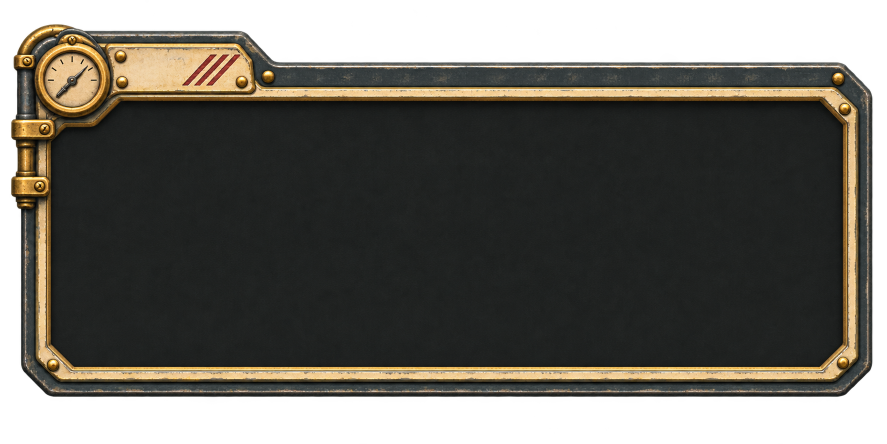
#> input picture art/production_sources/hud_091/ornate_industrial_pressure_hud_frame.png, 1774 x 887 px, found by its file name (shown at 1/2 size)
$ python hud_091_build_source.py
#> lines starting #> are read from the running program, lines starting #| are printed output that depends on the picture; after the words box and inside, x2 and y2 are one past the last pixel; in counts of white or black regions, pixels touching at a corner belong together
#!/usr/bin/env python3
"""THE NINTH EXHALE HUD 09.1 art-builder: new independent Godot drop-in assets.
No gameplay code changes. Preserve byte-identical OpenAI generation downloads.
"""
from PIL import Image, ImageDraw, ImageFont, ImageEnhance
from pathlib import Path
from collections import OrderedDict
from hashlib import sha256
import json, shutil, math, random, zipfile
import numpy as np

ROOT=Path('/mnt/data/THE_NINTH_EXHALE_HUD_091_COMPLETE')
SOURCES=ROOT/'art/production_sources/hud_091'
OUT=ROOT/'assets/ui/hud_091'
DOC=ROOT/'docs/handover'
for p in [SOURCES,OUT,DOC]:p.mkdir(parents=True,exist_ok=True)
INPUT=Path('/mnt/data')
P={
 'black':'#171918','dark':'#2A312E','iron':'#424A48','grey':'#68706C','bone':'#C8C7AE','paper':'#E1D1A6',
 'cream':'#E6DCC5','shadow':'#6F4A36','brass':'#B38A4F','amber':'#C28A43','teal':'#407D7F','warning':'#A94D3B',
 'care':'#718D9A','health':'#B66C5A','breath':'#6E9780','heat':'#C88C4E','dark_bronze':'#8F6F3D',
 'deep':'#0F1514','bright':'#F0DBB6','cool':'#607166','pressed':'#4F4735'
}
BORDER_SLICES={
 'hud_frame_brass':[10,9,10,9],'hud_frame_steel':[10,9,10,9],'hud_frame_route':[8,5,8,5],
 'hud_prompt_tab':[12,6,12,6],'hud_docket_modal':[20,20,20,20],
 'hud_button_normal':[14,7,14,7],'hud_button_hover':[14,7,14,7],'hud_button_pressed':[14,7,14,7],
 'hud_slip':[6,4,6,4],'hud_stamp_frame':[12,8,12,8],'hud_keycap':[3,2,3,4],
 'hud_bar_track':[4,1,4,1],'hud_tab_active':[6,5,6,1],'hud_tab_idle':[6,5,6,1]
}
SIZES={
'hud_frame_brass':(96,48),'hud_frame_steel':(96,48),'hud_frame_route':(96,28),'hud_prompt_tab':(128,26),
'hud_docket_modal':(280,166),'hud_button_normal':(160,32),'hud_button_hover':(160,32),'hud_button_pressed':(160,32),
'hud_slip':(64,22),'hud_stamp_frame':(150,37),'hud_keycap':(17,16),'hud_tab_active':(48,18),'hud_tab_idle':(48,18),
'hud_bar_track':(96,10),'hud_bar_fill_health':(96,10),'hud_bar_fill_breath':(96,10),'hud_bar_fill_heat':(145,10),
'hud_reticle':(32,32),'hud_reticle_hit':(32,32),
'icon_health':(24,24),'icon_breath':(24,24),'icon_ampoule':(24,24),'icon_ammo':(24,24),'icon_heat':(24,24),
'icon_writ':(24,24),'icon_evidence_tab':(24,24),'icon_interact':(24,24),'icon_route_arrow':(24,24)
}
GENS={
'hud_frame_brass':('ornate_industrial_pressure_hud_frame.png','64667e00-c40c-47aa-8329-9c8634e70bab'),
'hud_frame_steel':('teal_steel_industrial_hud_panel.png','483040f9-bfe8-4754-9fb0-b47d5f4d9227'),
'hud_prompt_tab':('industrial_brass_service_prompt_bar.png','e8710948-7d08-4b3c-9a64-caf817e111a2'),
'hud_docket_modal':('industrial_pressure_dossier_panel.png','98a72207-51dd-48be-979e-93db72d09ada'),
'hud_button_normal':('worn_brass_framed_docket_button.png','62582e3a-ea39-47ae-8d39-9ed86c01ab73'),
'hud_button_hover':('premium_brass_docket_hover_button.png','542eae8e-4fe4-4494-9b6a-0a331bbdd993'),
'hud_button_pressed':('pressed_steampunk_brass_docket_button.png','3e7bd8bc-5ccf-4438-9390-328b234d7702'),
'hud_slip':('steampunk_brass_bound_filing_slip.png','f812ee3e-70bf-4e16-a59f-97430026e0f7'),
'hud_stamp_frame':('distressed_vermilion_dossier_frame.png','9e343161-7f73-4381-bfca-2463d12465bc'),
'hud_keycap':('worn_brass_industrial_keycap.png','d9f55a7c-e903-40bd-88d9-7aa34c8bfc8c'),
}
ICON_SRC='a_clean_graphic_sprite_sheet_icon_set_on_a_trans.png'
ICON_GEN='f53f3ae5-6416-4884-af58-de1c822fc6ce'

manifest={'project':'THE NINTH EXHALE','set':'HUD_091','generation_date':'2026-11-21',
 'source_provider':'OpenAI Image Generation and original deterministic Pillow drawing',
 'license_review':'pending',
 'runway_note':'No individual HUD 09.1 image is a Runway export. All Runway task IDs intentionally null. The former Runway Style A task c9d38ddd-b52b-49d4-bcbb-7d00d5af135f was a historical reference only.',
 'provenance_note':'generator_job_id values refer to actual OpenAI image-generation gen IDs shown in the session; prompts were inferred from conversation and not directly retrievable as exact API arguments.',
 'elements':OrderedDict()}

def h(path):
 return sha256(Path(path).read_bytes()).hexdigest()

def save_source(name, src_name):
 target=SOURCES/src_name
 if not target.exists(): shutil.copyfile(INPUT/src_name,target)
 return target

def rgba(image):return image.convert('RGBA')

def trim_transparency(im, threshold=14, pad=4):
 arr=np.array(im.convert('RGBA'))
 # eliminate faint isolated alpha fringe; no chromakey because true RGBA images
 alpha=arr[:,:,3]
 alpha[alpha<threshold]=0
 arr[:,:,3]=alpha
 im=Image.fromarray(arr,'RGBA')
 b=im.getchannel('A').getbbox()
 if not b:return im
 x0,y0,x1,y1=b
 return im.crop((max(0,x0-pad),max(0,y0-pad),min(im.width,x1+pad),min(im.height,y1+pad)))

def snap_rgb(im, max_colors=30):
 # use median-cut on RGB but preserve original alpha; many UI elements need only ~30 colours
 im=im.convert('RGBA')
 alpha=im.getchannel('A')
 # Work on fully opaque black backing, then quantize. Edge alpha retained.
 base=Image.new('RGB',im.size,P['black'])
 base.paste(im,mask=alpha)
 quant=base.quantize(colors=max_colors,method=Image.Quantize.MEDIANCUT,dither=Image.Dither.NONE).convert('RGB')
 quant.putalpha(alpha)
 return quant

def resize_generated(im, wh, max_colors=28):
 # Edge-preserving downscale before a crisp limited-palette finish
 im=trim_transparency(im)
 # Crop to content then preserve or gently adjust proportions
 a=np.asarray(im.getchannel('A'))
 b=im.getchannel('A').getbbox()
 # avoid stretched transparency padding, direct fit to target
 im=im.resize(wh,Image.Resampling.LANCZOS)
 im=snap_rgb(im,max_colors)
 # threshold extremely faint downscale halo, but preserve bevel anti-aliasing
 aa=np.array(im)
 aa[:,:,3][aa[:,:,3]<36]=0
 return Image.fromarray(aa,'RGBA')

def output(name,im,provider,source,description,job_id=None,processing=''):
 assert im.mode=='RGBA'
 assert im.size==SIZES[name],f'{name}: {im.size} expected {SIZES[name]}'
 file=OUT/f'{name}.png'
 im.save(file,optimize=True)
 m={'asset_file':str(file.relative_to(ROOT)),'runtime_sha256':h(file),
    'source_file':str(source.relative_to(ROOT)),'source_sha256':h(source),
    'source_provider':provider,'generator_job_id':job_id,
    'runway_task_id':None,'prompt':None if provider=='OpenAI Image Generation' else description,
    'prompt_status':'implicit-context prompt, exact API prompt not available' if provider=='OpenAI Image Generation' else 'not a model prompt: original drawing specification',
    'pixel_size':{'width':im.width,'height':im.height},'nine_slice_margins':dict(zip(['left','top','right','bottom'],BORDER_SLICES[name])) if name in BORDER_SLICES else None,
    'processing':processing or description,'license_review':'pending'}
 manifest['elements'][name]=m

# [4 lines left out: function authored_source, not called in this run]

def generated(name):
 path,job=GENS[name]
 s=save_source(name,path)
 return Image.open(s).convert('RGBA'),s,job

def rect(d,b,fill,outline=None,width=1):d.rectangle(b,fill=fill,outline=outline,width=width)

# 1) High-resolution OpenAI source art, resized to the real HUD 09.1 slots.
for name in ['hud_frame_brass','hud_frame_steel','hud_prompt_tab','hud_button_normal','hud_button_hover','hud_button_pressed','hud_slip','hud_stamp_frame','hud_keycap']:
 im,source,job=generated(name)
#> im is the input picture: PIL image 1774x887 RGBA; mean R, G, B, A 43.6, 41.2, 34.4, 187.6
#> job = '64667e00-c40c-47aa-8329-9c8634e70bab'
 out=resize_generated(im,SIZES[name],max_colors=28 if not name.startswith('hud_button') else 24)
#> in trim_transparency, `alpha=arr[:,:,3]`:
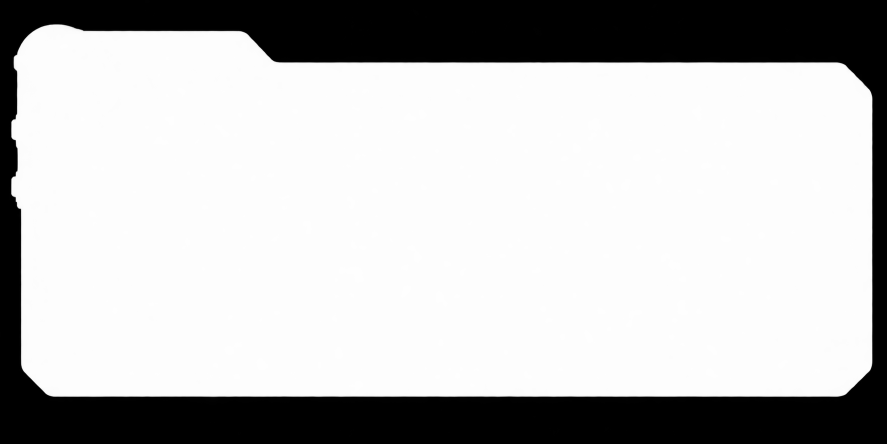
#> alpha: shape (887, 1774) (shown at 1/2 size); min 0, max 255, mean 187.6
#> in trim_transparency, `alpha[alpha<threshold]=0`: alpha: shape (887, 1774); 1.62% of pixels changed, all inside (x1, y1, x2, y2) = (0, 0, 1751, 887)
#> in trim_transparency, `b=im.getchannel('A').getbbox()`: b = (22, 48, 1745, 795)
#> in trim_transparency, `x0,y0,x1,y1=b`: x0 = 22; y0 = 48; x1 = 1745; y1 = 795
#> in trim_transparency, `return im.crop((max(0,x0-pad),max(0,y0-pad),min(im.width,x1+pad),min(i..`:
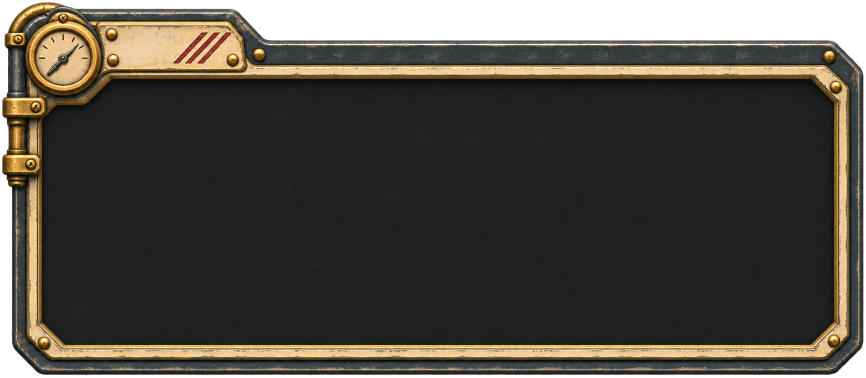
#> returned value: PIL image 1731x755 RGBA (shown at 1/2 size); mean R, G, B, A 52.5, 49.6, 41.5, 225.9; transparent parts drawn white
#> in resize_generated, `a=np.asarray(im.getchannel('A'))`:
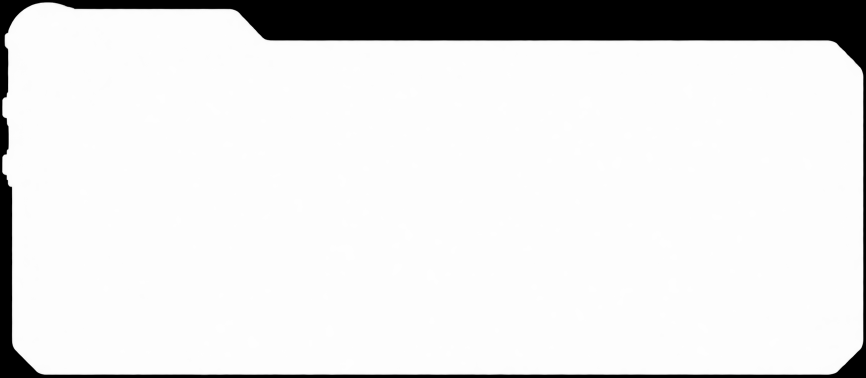
#> a: shape (755, 1731) (shown at 1/2 size); min 0, max 255, mean 225.9
#> in resize_generated, `b=im.getchannel('A').getbbox()`: b = (4, 4, 1727, 751)
#> in resize_generated, `im=im.resize(wh,Image.Resampling.LANCZOS)`:
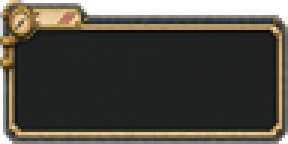
#> im: PIL image 96x48 RGBA (shown 3 times larger); mean R, G, B, A 53.7, 50.6, 42.4, 226; transparent parts drawn white
#> in snap_rgb, `alpha=im.getchannel('A')`:
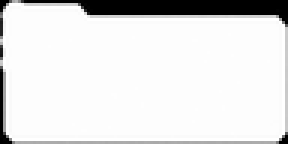
#> alpha: PIL image 96x48 L (shown 3 times larger); min 0, max 255, mean 226
#> in snap_rgb, `base.paste(im,mask=alpha)`:
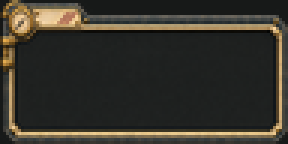
#> base: PIL image 96x48 RGB (shown 3 times larger); mean R, G, B 54.2, 51.5, 43.4
#> in snap_rgb, `quant.putalpha(alpha)`:
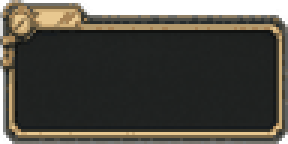
#> quant: PIL image 96x48 RGBA (shown 3 times larger); mean R, G, B, A 53.9, 51.5, 43.4, 226; transparent parts drawn white
#> in resize_generated, `aa[:,:,3][aa[:,:,3]<36]=0`: aa: shape (48, 96, 4); 0.72% of pixels changed, all inside (x1, y1, x2, y2) = (0, 0, 96, 48)
 # Dark prompt text field is essential to cream text legibility
 if name=='hud_prompt_tab':
  d=ImageDraw.Draw(out)
  d.rectangle((33,7,116,18),fill=P['black'])
  # Thin metallic inner rule, with no symbols or letters
  d.line((36,6,118,6), fill=P['grey'],width=1)
 if name=='hud_keycap':
  # 17x16 must remain legible with a darker base lip and a plain paper centre
  d=ImageDraw.Draw(out)
  d.rectangle((4,4,12,10),fill=P['paper'])
  d.line((4,12,12,12),fill=P['shadow'])
 # Stamp centre is transparent; ensure no black matte or letters
 if name=='hud_stamp_frame':
  aa=np.array(out)
  # Interior frame transparent but keep faint red spots near edges only
  aa[10:27,18:132,3]=0
  out=Image.fromarray(aa,'RGBA')
 output(name,out,'OpenAI Image Generation',source,
        f'Crop and resample original transparent {name} to canonical Godot HUD source dimensions; quantize to 24–28 colours; retain alpha and clean fringe.',job)
#> pass 2 of the loop `for name in ['hud_frame_brass','hud_frame_steel','hud_prompt_tab','hud..`:
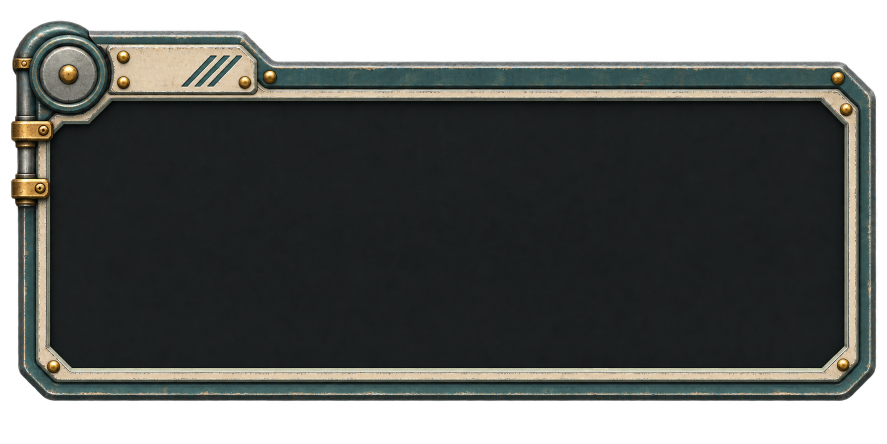
#> input picture art/production_sources/hud_091/teal_steel_industrial_hud_panel.png, 1774 x 887 px, found by its file name (shown at 1/2 size)
#> im is the input picture: PIL image 1774x887 RGBA; mean R, G, B, A 40.4, 43, 40.3, 191.3
#> job = '483040f9-bfe8-4754-9fb0-b47d5f4d9227'
#> arr: shape (887, 1774, 4); 1.26% of pixels changed, all inside (x1, y1, x2, y2) = (0, 2, 1762, 867)
#> in resize_generated (call 2), `a=np.asarray(im.getchannel('A'))`:
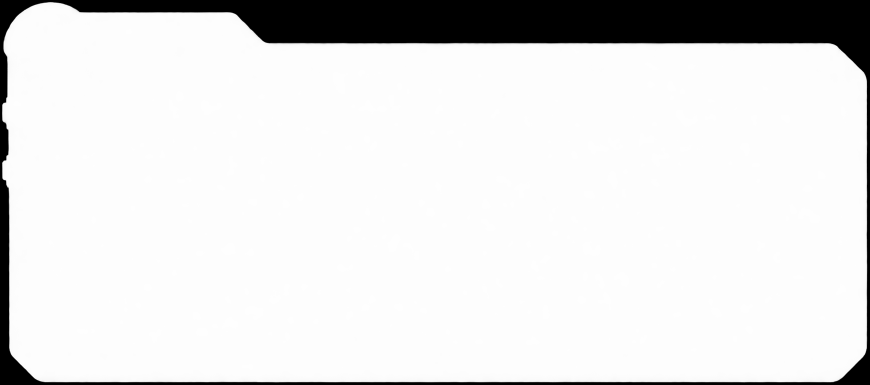
#> a: shape (770, 1739) (shown at 1/2 size); min 0, max 255, mean 224.8
#> in resize_generated (call 2), `b=im.getchannel('A').getbbox()`: b = (4, 4, 1735, 766)
#> im: PIL image 96x48 RGBA
#> in snap_rgb (call 2), `quant.putalpha(alpha)`:
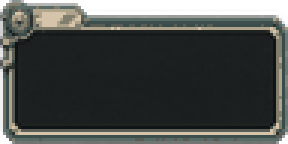
#> quant: PIL image 96x48 RGBA (shown 3 times larger); mean R, G, B, A 48.7, 52, 49, 225.1; transparent parts drawn white
#> pass 3 of the loop `for name in ['hud_frame_brass','hud_frame_steel','hud_prompt_tab','hud..`:
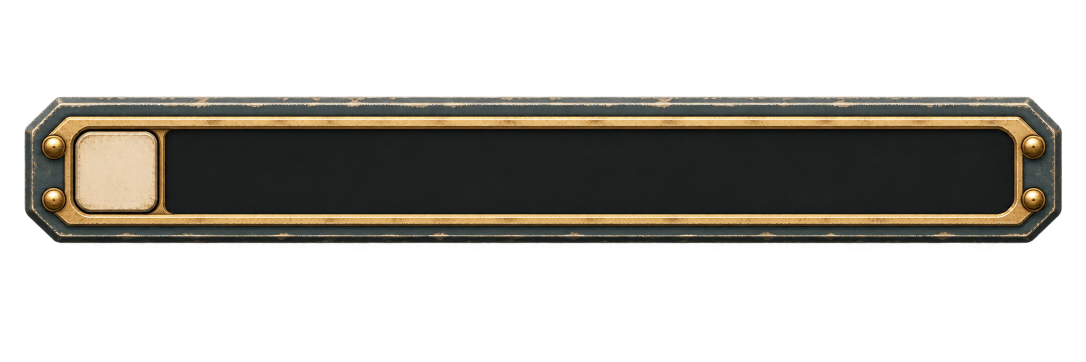
#> input picture art/production_sources/hud_091/industrial_brass_service_prompt_bar.png, 2172 x 724 px, found by its file name (shown at 1/2 size)
#> im is the input picture: PIL image 2172x724 RGBA; mean R, G, B, A 31.2, 28.8, 23.4, 96.1
#> job = 'e8710948-7d08-4b3c-9a64-caf817e111a2'
#> arr: shape (724, 2172, 4)
#> in resize_generated (call 3), `a=np.asarray(im.getchannel('A'))`:
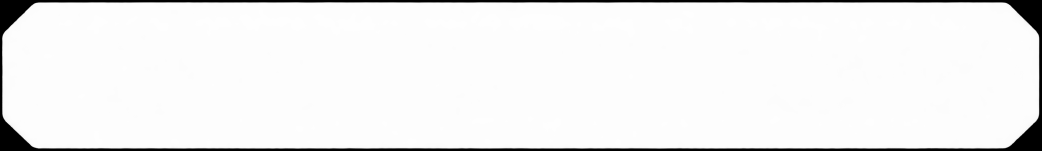
#> a: shape (302, 2083) (shown at 1/2 size); min 0, max 255, mean 240.2
#> in resize_generated (call 3), `b=im.getchannel('A').getbbox()`: b = (4, 4, 2079, 298)
#> im: PIL image 128x26 RGBA
#> aa: shape (26, 128, 4)
#> in output (call 3), `im.save(file,optimize=True)`:
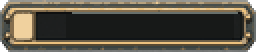
#> saved as hud_prompt_tab.png: PIL image 128x26 RGBA (shown 2 times larger); mean R, G, B, A 77.7, 72.2, 58.8, 241.7; transparent parts drawn white
#> (the run stopped early here; a loop or call above may not have finished)
